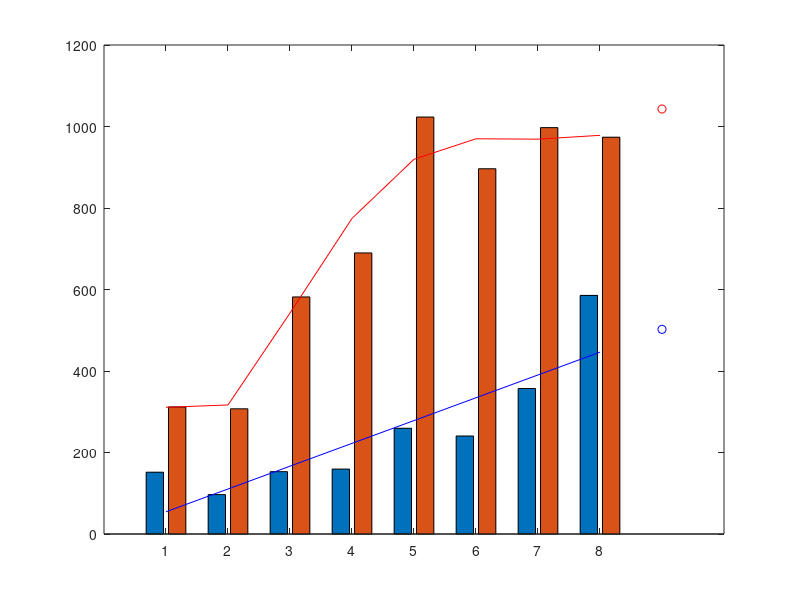

Here is the MATLAB script that generated this plot:
close all;
clear all;
clc;                                                        % initialize variables, windows, and command line
pre = [151.6666667	96.66666667	153	159.3333333	259.5	240.5	357	585.5];    % # of funded project data points 1
pst = [311.75	307.25	581.75	689.75	1023.25	896.3333333	997.25	973.75];  % # of unfunded project data points 2
timepoint = [1 2 3 4 5 6 7 8 ];                              % # of time points
bar(timepoint,[pre;pst]');                     % plot data points 1&2 according to timepoints
hold on;                                                    % for future plotting, hold on
pstdegree = 5;                                            % set unfunded degree    
predegree = 1;                                              % set funded degree

%% Creating Vandermonde matrix
vandermat = fliplr(vander(timepoint));                      % the whole Vandermonde matrix
                     
%% Using Householder QR factorization for unfunded
pstvandermat = vandermat(:,1:pstdegree+1);              % Calling & cutting Vandermonde matrix
[Q,newpst] = qr(pstvandermat);                          % QR factorization
pstsol = Q'*pst';                                   % Same done to results
pstval = newpst \ pstsol;                           % Solve
pstval = fliplr(pstval');                             % Flip the endresults so they can be readily used for plotting

%% Using Householder QR factorization for funded
prevandermat = vandermat(:,1:predegree+1);                  % Calling Vandermonde matrix
[Q,newpre] = qr(prevandermat);                              % QR factorization
presol = Q'*pre';                                       % Same done to results
preval = newpre \ presol;                                 % Solve
preval = fliplr(preval');                                 % Flip the endresults so they can be readily used for plotting

%% Plotting
plot(timepoint,polyval(pstval,timepoint),'r');      % plot best fit model for unfunded projects
plot(timepoint,polyval(preval,timepoint),'b');        % plot best fit model for funded projects
plot(9,polyval(pstval,9),'ro');                      % plot 2020 estimation for unfunded projects
plot(9,polyval(preval,9),'bo');                        % plot 2020 estimation for funded projects

%% Finding best fit - Calculating Residuals and predictions
preresiduals = norm(presol(predegree+2:end));              % Residuals of funded
pstresiduals = norm(pstsol(pstdegree+2:end));        % Residuals of unfunded
truval = [523	640.6666667; 907.75	1357.5];                         % Actual funded/unfunded dataset for 2017/2018
pERR_fund = zeros(1,2);
pERR_fund(1) = (truval(1,1) - polyval(preval,9)); 
pERR_fund(2) = truval(1,2) - polyval(preval,10);            % Calculate prediction error for funded
pERR_unfund = zeros(1,2);
pERR_unfund(1) = (truval(2,1) - polyval(pstval,9)); 
pERR_unfund(2) = truval(2,2) - polyval(pstval,10);        % Calculate prediction error for unfunded
qs_pre = abs(preresiduals) + abs(sum(pERR_fund));                                            % Overall assessment of fit - funded
qs_pst = abs(pstresiduals) + abs(sum(pERR_unfund));     